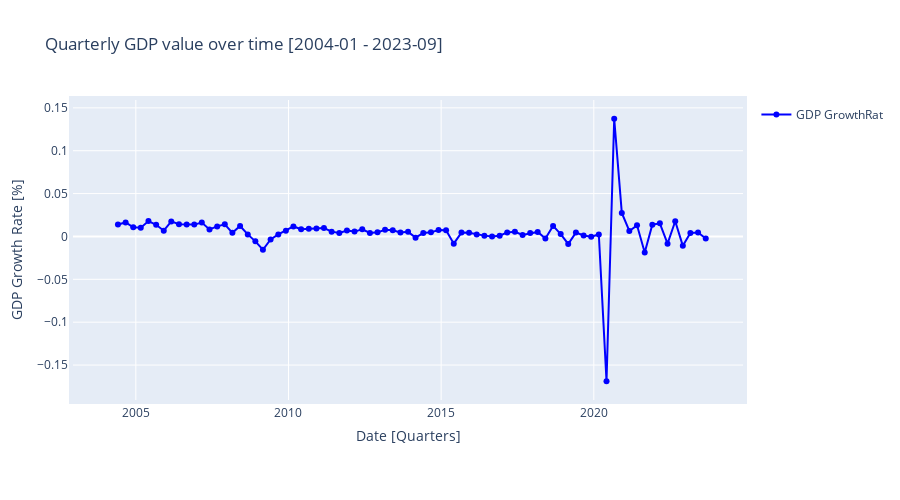

Here is the notebook cell this chart was saved with:
### Markdown cell above
## Plot for GDP growth rate

### Code cell
# Create a new figure
fig = go.Figure()

# Add a scatter plot to the figure
fig.add_trace(go.Scatter(x=gdpts.index,
                         y=gdpts['GDP_GrowthRate'],
                         mode='markers+lines',
                         name='GDP GrowthRat',
                         marker=dict(color='blue'),
                         line=dict(color='blue', width=2),
                         showlegend=True,
                         hoverlabel=dict(bgcolor='white', font_size=12, font_family='Rockwell'),
                         hoverinfo='x+y',
                         #hovertemplate='Quarter: %{x}<br>GDP: %{y:.2f} trillion USD<br>',
                         textposition='top center',
                         textfont=dict(family='Rockwell', size=12, color='blue'),
                         text='GDP'))

# Set the title, x-label, and y-label of the plot
fig.update_layout(title="Quarterly GDP value over time [2004-01 - 2023-09]", 
                  xaxis_title='Date [Quarters]', 
                  yaxis_title='GDP Growth Rate [%]', 
                  autosize=False, 
                  width=900,
                  height=500,
                  margin=dict(l=50, r=50, b=100, t=100, pad=4),
                  hoverlabel=dict(bgcolor='white', font_size=12, font_family='Rockwell'),
                  hovermode='x unified')

# Show the figure
fig.show()

### Figure 1 — Plotly figure (JSON) as saved in the notebook; plotly's stock layout.template omitted (floating-point values rounded to 4 significant figures)
{"data": [{"hoverinfo": "x+y", "hoverlabel": {"bgcolor": "white", "font": {"family": "Rockwell", "size": 12}}, "line": {"color": "blue", "width": 2}, "marker": {"color": "blue"}, "mode": "markers+lines", "name": "GDP GrowthRat", "showlegend": true, "text": "GDP", "textfont": {"color": "blue", "family": "Rockwell", "size": 12}, "textposition": "top center", "type": "scatter", "x": ["2004-03", "2004-06", "2004-09", "2004-12", "2005-03", "2005-06", "2005-09", "2005-12", "2006-03", "2006-06", "2006-09", "2006-12", "2007-03", "2007-06", "2007-09", "2007-12", "2008-03", "2008-06", "2008-09", "2008-12", "2009-03", "2009-06", "2009-09", "2009-12", "2010-03", "2010-06", "2010-09", "2010-12", "2011-03", "2011-06", "2011-09", "2011-12", "2012-03", "2012-06", "2012-09", "2012-12", "2013-03", "2013-06", "2013-09", "2013-12", "2014-03", "2014-06", "2014-09", "2014-12", "2015-03", "2015-06", "2015-09", "2015-12", "2016-03", "2016-06", "2016-09", "2016-12", "2017-03", "2017-06", "2017-09", "2017-12", "2018-03", "2018-06", "2018-09", "2018-12", "2019-03", "2019-06", "2019-09", "2019-12", "2020-03", "2020-06", "2020-09", "2020-12", "2021-03", "2021-06", "2021-09", "2021-12", "2022-03", "2022-06", "2022-09", "2022-12", "2023-03", "2023-06", "2023-09"], "y": [null, 0.01397, 0.01635, 0.01068, 0.01017, 0.01795, 0.01364, 0.006694, 0.01757, 0.0142, 0.01381, 0.01383, 0.01624, 0.008196, 0.01172, 0.01417, 0.0042, 0.01221, 0.002389, -0.005692, -0.01556, -0.003432, 0.002319, 0.00667, 0.01167, 0.008394, 0.008902, 0.009308, 0.009848, 0.005597, 0.004138, 0.006841, 0.005668, 0.008347, 0.004066, 0.004769, 0.00776, 0.007274, 0.004745, 0.005384, -0.001379, 0.003947, 0.004806, 0.007488, 0.007224, -0.008443, 0.004504, 0.004335, 0.002389, 0.0009622, -0.0001218, 0.0008491, 0.004721, 0.005453, 0.001839, 0.003934, 0.00529, -0.002487, 0.0123, 0.002775, -0.008734, 0.004522, 0.001051, -0.0003621, 0.002359, -0.1689, 0.1373, 0.02742, 0.006412, 0.01298, -0.01875, 0.01373, 0.01532, -0.008368, 0.01774, -0.01094, 0.004066, 0.004573, -0.002475]}], "layout": {"autosize": false, "height": 500, "hoverlabel": {"bgcolor": "white", "font": {"family": "Rockwell", "size": 12}}, "hovermode": "x unified", "margin": {"b": 100, "l": 50, "pad": 4, "r": 50, "t": 100}, "title": {"text": "Quarterly GDP value over time [2004-01 - 2023-09]"}, "width": 900, "xaxis": {"title": {"text": "Date [Quarters]"}}, "yaxis": {"title": {"text": "GDP Growth Rate [%]"}}}}
